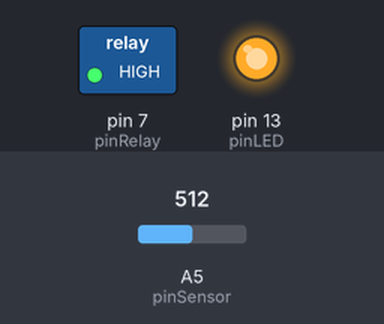
Bench run of a sketch on a simulated Arduino Uno, built with avr-gcc and run on an emulated ATmega328P. On the bench: switched loads named in the sketch (green lamp = pin HIGH), output pins drawn as LEDs (lit = HIGH). Inputs (shaded band) come from the test bench; at power-on: A5 (pinSensor) = 512. What the sketch prints to the serial monitor is not drawn.

Above: at 0.1 s.
Timing chart, 0 to 1.6 s (numbered marks = the images above):
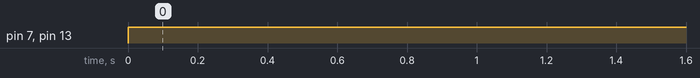

The sketch:

soundsensor.ino
```cpp
int pinSensor = A5;
const int pinRelay = 7;
const int pinLED = 13;

int nilaiSensor = 0;

void setup(){
  Serial.begin (2400);
  pinMode (pinRelay, OUTPUT);
  pinMode (pinLED, OUTPUT);
  digitalWrite(pinRelay,LOW);
}

void loop() {
  nilaiSensor = analogRead(pinSensor);
  Serial.print ("Sensor = ");
  Serial.println(nilaiSensor);
  if (nilaiSensor > 65){
    while(true){
      digitalWrite(pinRelay, HIGH);
      digitalWrite(pinLED, HIGH);
      nilaiSensor = analogRead(pinSensor);
      if (nilaiSensor > 65){
        break;
      }
    }
  }
  else {
    digitalWrite(pinRelay, LOW);
    digitalWrite(pinLED, LOW);
  }
}
```

Measured:
- by itself, pin 7 (pinRelay), pin 13 (pinLED): LOW → HIGH at 0.00 s
